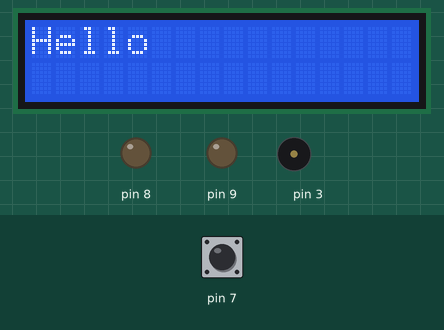
This sketch was run on a simulated Arduino Uno, built with avr-gcc and run on an emulated ATmega328P. Parts: 16×2 character LCD, output pins drawn as LEDs (lit = HIGH), buzzer (waves = sounding). The test bench sets the inputs (shaded band); at power-on: pin 7 HIGH.

Above: at 1.2 s.
1.3 s: pin 7 pulled LOW for 0.15 s
At 3.1 s:
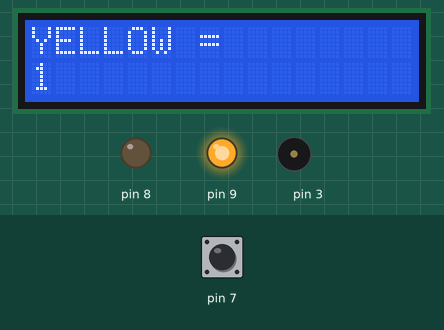
3.8 s: pin 7 pulled LOW for 1 s
At 5.8 s:
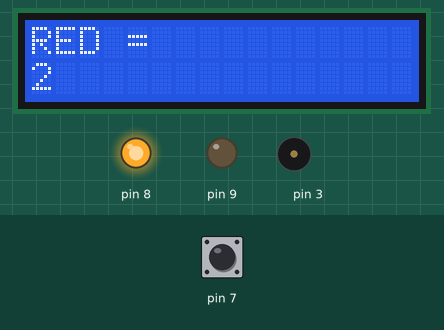
6.3 s: pin 7 pulled LOW for 3.2 s
At 7.1 s:
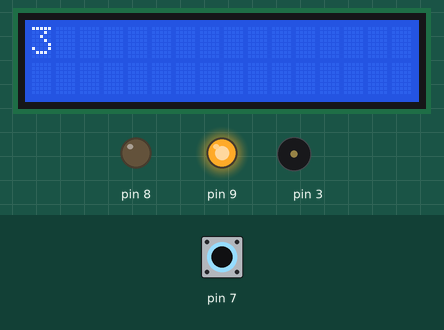
11.0 s: pin 7 pulled LOW for 0.15 s
At 11.8 s:
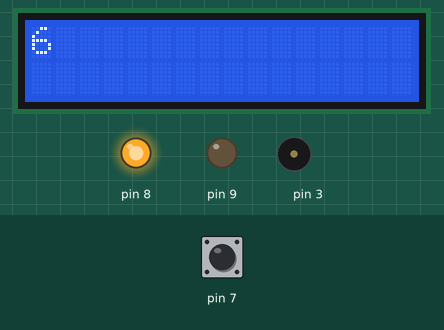
Timing chart, 0 to 14.0 s (numbered marks = the images above; inputs shaded):
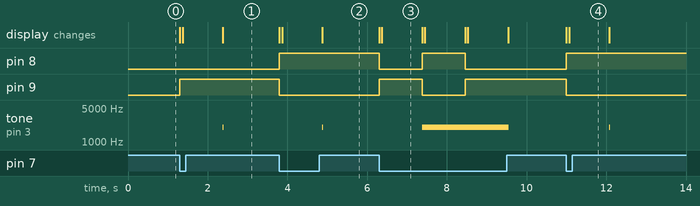

Measured:
- after the input at 1.3 s, pin 9: LOW → HIGH at once; tone on pin 3: silent → 2000 Hz after 1.1 s, → silent 0.01 s later; the display: first changes at once (image 1 shows a later state)
- after the input at 3.8 s, pin 8: LOW → HIGH at once; pin 9: HIGH → LOW at once; tone on pin 3: silent → 2000 Hz after 1.1 s, → silent 0.01 s later; the display: first changes at once (image 2 shows a later state)
- after the input at 6.3 s, pin 8: HIGH → LOW at once, → HIGH 1.1 s later, → LOW 1.1 s later; pin 9: LOW → HIGH at once, → LOW 1.1 s later, → HIGH 1.1 s later; tone on pin 3: silent → 2000 Hz after 1.1 s, → silent 2.2 s later; the display: first changes at once (image 3 shows a later state)
- after the input at 11.0 s, pin 8: LOW → HIGH at once; pin 9: HIGH → LOW at once; tone on pin 3: silent → 2000 Hz after 1.1 s, → silent 0.01 s later; the display: first changes at once (image 4 shows a later state)
- what the display in image 3 shows lasts 1.0 s, from 6.4 s to 7.4 s

The sketch:

yellow_red_counter_clicker.ino
```cpp
#include <Wire.h>
#include <LiquidCrystal_I2C.h>
#include <ezBuzzer.h>

ezBuzzer buzzer(3);
LiquidCrystal_I2C lcd(0x27, 2, 1, 0,4,5,6,7,3, POSITIVE);
int a = 1;
int con = 0;

void setup() {
    pinMode(9,OUTPUT);
    pinMode(8,OUTPUT);
    lcd.begin(16,2);
    lcd.clear();
    lcd.print("Hello ");
    pinMode(7,INPUT_PULLUP);

}

void kliker(){
      lcd.clear();
      lcd.begin(16,2);
      lcd.setCursor(0, 0);
      lcd.print(a);
      delay(1000);
      lcd.clear();
        if(a%2 == 0){
          lcd.setCursor(0, 0);
          lcd.print("RED = ");
          lcd.setCursor(0, 1);
          lcd.print(a);
        }else{
          lcd.setCursor(0, 0);
          lcd.print("YELLOW = ");
          lcd.setCursor(0, 1);
          lcd.print(a);
        }
          a++;
  }

void loop() {
    buzzer.loop();
  if(digitalRead(7) == LOW){
    buzzer.beep(10);
    if(con == 0){
        digitalWrite(8,LOW);
        digitalWrite(9,HIGH);
        con = 1;
        kliker();
    }else if(con == 1){
        digitalWrite(9,LOW);
        digitalWrite(8,HIGH);
        con = 0;
        kliker();
    }else{
      digitalWrite(9,HIGH);
      digitalWrite(8,HIGH);
      delay(100);
      digitalWrite(9,LOW);
      digitalWrite(8,LOW);
      con = 0;
      }

   }
}
```
